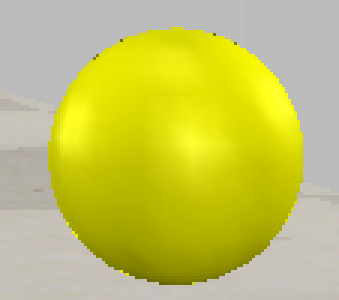
#> input picture sampling_image.png, 113 x 100 px, found by its file name (shown 3 times larger)
$ python ImageProcessing.py
#> lines starting #> are read from the running program, lines starting #| are printed output that depends on the picture
# import matplotlib.pyplot as plt
from matplotlib import pyplot as plt, cm
from mpl_toolkits.mplot3d import axes3d, Axes3D #<-- Note the capitalization!

import cv2
import numpy as np

img = cv2.imread('sampling_image.png')
#> img is the input picture: shape (100, 113, 3); mean B, G, R 94.1, 196, 197.1
yuv = cv2.cvtColor(img,cv2.COLOR_BGR2YUV)
#> yuv: shape (100, 113, 3); mean of channels 0, 1, 2 184.7, 83.5, 138.9
u = yuv[:,:,1]
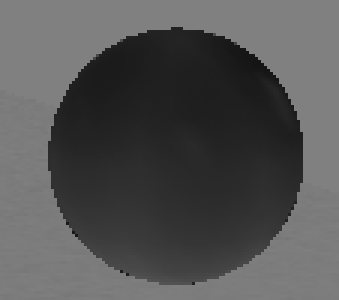
#> u: shape (100, 113) (shown 3 times larger); min 20, max 128, mean 83.5
v = yuv[:,:,2]
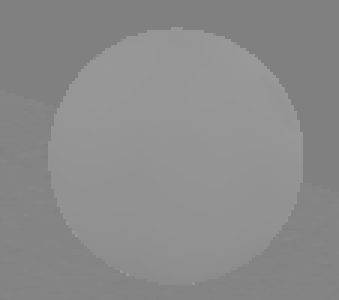
#> v: shape (100, 113) (shown 3 times larger); min 128, max 153, mean 138.9

fig = plt.figure()
ax = fig.add_subplot(111, projection="3d")

hist, xedges, yedges = np.histogram2d(u.ravel(), v.ravel(), bins=(10,10))
#> xedges = [20, 30.8, 41.6, 52.4, 63.2, 74, 84.8, 95.6, 106.4, 117.2, 128]; yedges = [128, 130.5, 133, 135.5, 138, 140.5, 143, 145.5, 148, 150.5, 153]
xpos, ypos = np.meshgrid(xedges[:-1]+xedges[1:], yedges[:-1]+yedges[1:])

xpos = xpos.flatten()/2.
ypos = ypos.flatten()/2.
#> ypos = 100 values from 129.2 to 151.8
zpos = np.zeros_like (xpos)
#> zpos = 100 values from 0 to 0

dx = xedges [1] - xedges [0]
#> dx = 10.8
dy = yedges [1] - yedges [0]
#> dy = 2.5
dz = hist.flatten()
#> dz = 100 values, max 2936 at index 90, min 0 at index 0, mean 113

cmap = cm.get_cmap('jet') # Get desired colormap - you can change this!
max_height = np.max(dz)   # get range of colorbars so we can normalize
#> max_height = 2936
min_height = np.min(dz)
#> min_height = 0
# scale each z to [0,1], and get their rgb values
rgba = [cmap((k-min_height)/max_height) for k in dz]
#> rgba = 100 items, first 6: (0, 0, 0.5, 1), (0, 0, 0.5, 1), (0, 0, 0.5, 1), (0, 0, 0.5, 1), (0, 0, 0.5, 1), (0, 0, 0.5, 1)

ax.bar3d(xpos, ypos, zpos, dx, dy, dz, color=rgba, zsort='average')
plt.title("X vs. Y Amplitudes for ____ Data")
plt.xlabel("My X data source")
plt.ylabel("My Y data source")
plt.savefig("Your_title_goes_here")
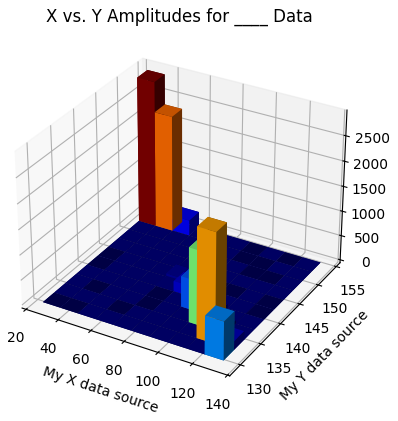
#> figure drawn by matplotlib, 1 panel
plt.show()

$ run again, with _1.png copied over sampling_image.png
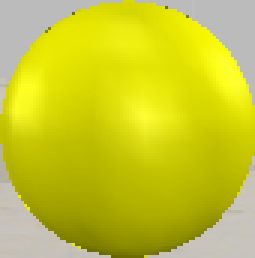
#> input picture _1.png, 85 x 86 px, found by its file name (shown 3 times larger)
#> img is the input picture: shape (86, 85, 3); mean B, G, R 44.9, 200.2, 200.7
#> yuv: shape (86, 85, 3); mean of channels 0, 1, 2 182.6, 60.3, 143.9
#> `v = yuv[:,:,2]`:
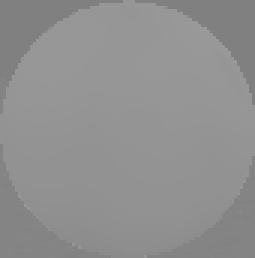
#> v: shape (86, 85) (shown 3 times larger); min 128, max 153, mean 143.9
#> xedges = [20, 30.8, 41.6, 52.4, 63.2, 74, 84.8, 95.6, 106.4, 117.2, 128]; yedges = [128, 130.5, 133, 135.5, 138, 140.5, 143, 145.5, 148, 150.5, 153]
#> dx = 10.8
#> dy = 2.5
#> dz = 100 values, max 2169 at index 18, min 0 at index 0, mean 73.1
#> max_height = 2169
#> min_height = 0
#> rgba = 100 items, first 6: (0, 0, 0.5, 1), (0, 0, 0.5, 1), (0, 0, 0.5, 1), (0, 0, 0.5, 1), (0, 0, 0.5, 1), (0, 0, 0.5, 1)
#> `plt.savefig("Your_title_goes_here")`:
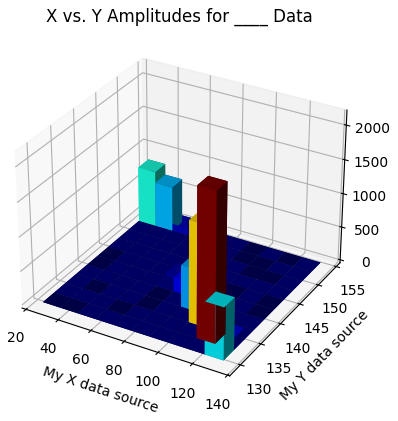
#> figure drawn by matplotlib, 1 panel
